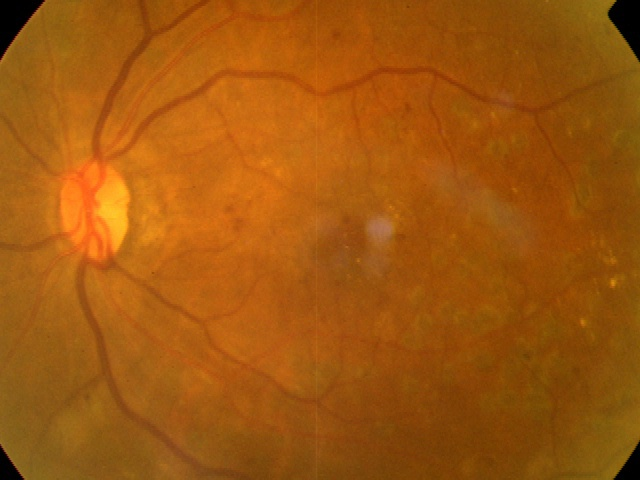
#> input picture test_images/0ad36156ad5d.jpg, 640 x 480 px
$ python preprocessing.py
#> lines starting #> are read from the running program, lines starting #| are printed output that depends on the picture; after the words box and inside, x2 and y2 are one past the last pixel; in counts of white or black regions, pixels touching at a corner belong together
import cv2 as cv
import numpy as np

def perform_he_mb(path, clahe: bool, write: bool, *write_path):
    '''
        Performs first task of preprocessing pipeline
        This function performs histogram equalization (increased contrast) and median blur (kernel = 5, get rid of noise)
        returns: final image
    '''
    ori_img = cv.imread(path, cv.IMREAD_GRAYSCALE)

    if clahe == False:
        # Perform classic histogram equalization
        he = cv.equalizeHist(ori_img)
    else:
        # Perform Contrast Limited Adaptive Histogram Equalization
        clahe = cv.createCLAHE(clipLimit=2.0, tileGridSize=(8,8))
        he = clahe.apply(ori_img)

    # Perform median blur or he image (other kernel sizes aren't checked)
    med_blur_img = cv.medianBlur(he, 5)

    if write == True:
        cv.imwrite(f"{write_path[0]}/he.jpg", he)
        cv.imwrite(f"{write_path[0]}/med_blur.jpg", med_blur_img)
    return med_blur_img

def perform_thresholding(img):
    img_mat = np.asarray(img)

    threshold = np.median(np.unique(img_mat))

    thresh = cv.threshold(img, threshold, 255, cv.THRESH_BINARY)
    cv.imwrite("./test_images/thresh_clahe.jpg", thresh[1])

# perform_he_mb("./test_images/0ad36156ad5d.jpg" ,False, True, "./test_images")
# perform_thresholding(perform_he_mb("./test_images/0ad36156ad5d.jpg", True ,False))

class GrahamPreprocessing:
    def __init__(self):
        ...

    def scaleRadius(self, img, scale):
#> called with scale = 300
        x = img[int(img.shape[0]/2), :, :].sum(1)
#> x = 640 values, max 460 at index 115, min 201 at index 628, mean 286.8
        r = (x>x.mean()/10).sum()/2
#> r = 320
        s = scale * 1.0/ r
#> s = 0.938
        return cv.resize(img,(0,0),fx=s,fy=s)


def sub_local_mean_color():
    test = GrahamPreprocessing()
    scale = 300
    scaled_img = test.scaleRadius(cv.imread("./test_images/0ad36156ad5d.jpg"), scale)
    # subtract local mean color
    scaled_img = cv.addWeighted(scaled_img, 4, cv.GaussianBlur(scaled_img, (0,0), scale/2), -4, 128)
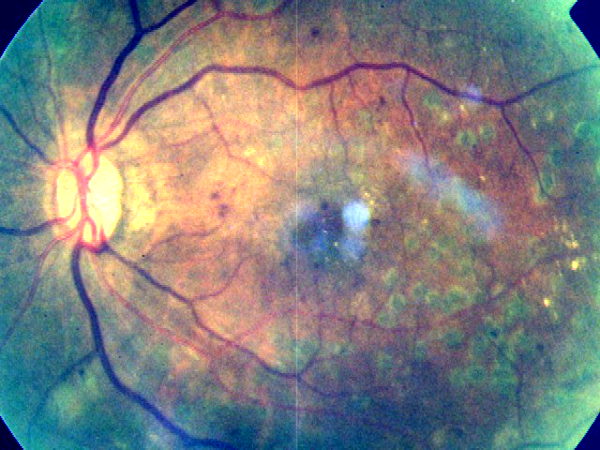
#> scaled_img: shape (450, 600, 3); mean of channels 0, 1, 2 127.9, 129.1, 128.6; drawn as B, G, R

    rem_10 = np.zeros(scaled_img.shape)
    cv.circle(rem_10, (int(scaled_img.shape[1]/2), int(scaled_img.shape[0]/2)), int(scale * 0.9), (1,1,1), -1, 8, 0)
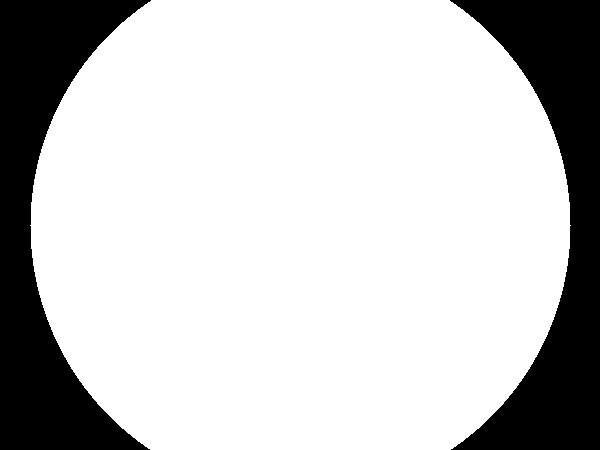
#> rem_10: shape (450, 600, 3) float64; values 0 (black) and 1 (white), 78.1% white; 2 black regions, box (x1, y1, x2, y2) and area: (0, 0, 151, 450) 29843, (450, 0, 600, 450) 29393

    scaled_img = scaled_img * rem_10 + 128 * (1-rem_10)
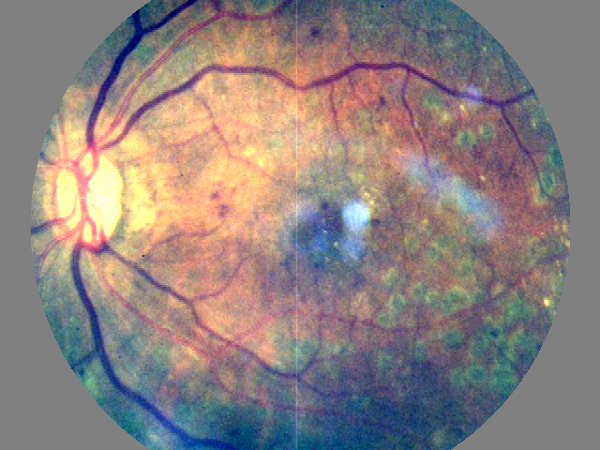
#> scaled_img: shape (450, 600, 3) float64; mean of channels 0, 1, 2 127.2, 129.3, 141.1; drawn as B, G, R
    return scaled_img

cv.imwrite('graham.jpg', sub_local_mean_color())

$ run again, with test_images/he_clahe.jpg copied over test_images/0ad36156ad5d.jpg
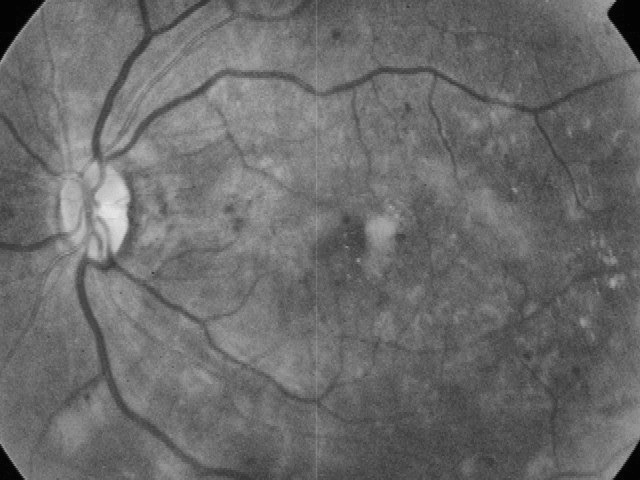
#> input picture test_images/he_clahe.jpg, 640 x 480 px
#> x = 640 values, max 606 at index 115, min 198 at index 355, mean 337.1
#> r = 320
#> s = 0.938
#> in sub_local_mean_color, `scaled_img = cv.addWeighted(scaled_img, 4, cv.GaussianBlur(scaled_img,..`:
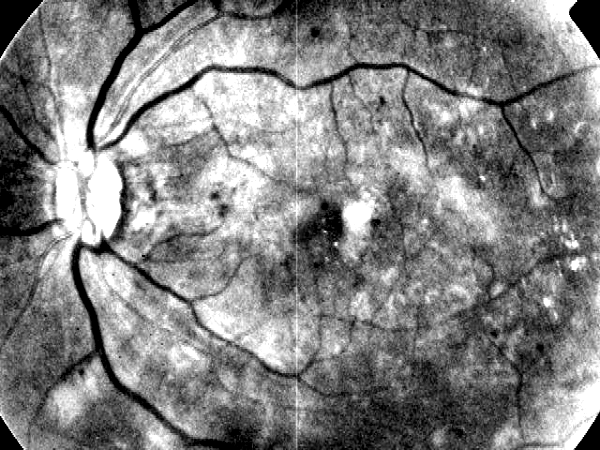
#> scaled_img: shape (450, 600, 3); min 0, max 255, mean 128.8
#> rem_10: shape (450, 600, 3) float64; values 0 (black) and 1 (white), 78.1% white; 2 black regions, box (x1, y1, x2, y2) and area: (0, 0, 151, 450) 29843, (450, 0, 600, 450) 29393
#> in sub_local_mean_color, `scaled_img = scaled_img * rem_10 + 128 * (1-rem_10)`:
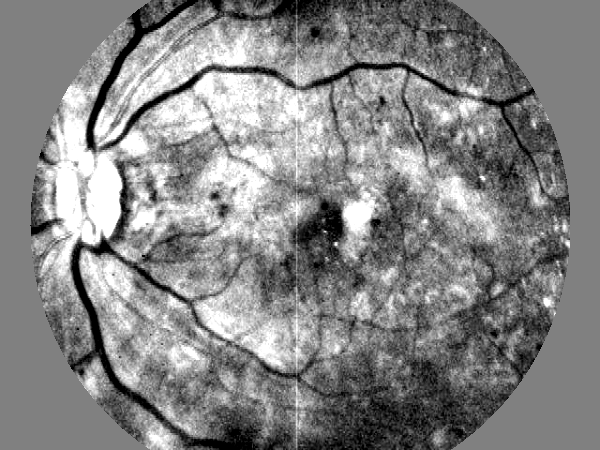
#> scaled_img: shape (450, 600, 3) float64; min 0, max 255, mean 132.7
